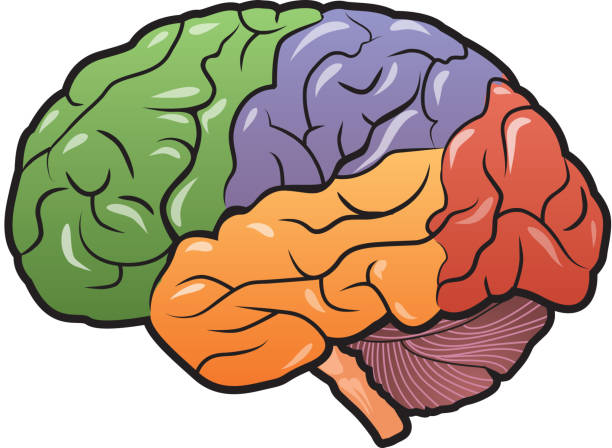
#> input picture Unidad 2 Visión Artificial con Python (OpenCV)/cerebro.jpg, 612 x 448 px, found by its file name
$ python Vision_u2_punto_5.py
#> lines starting #> are read from the running program, lines starting #| are printed output that depends on the picture; after the words box and inside, x2 and y2 are one past the last pixel; in counts of white or black regions, pixels touching at a corner belong together
import cv2
import numpy as np

imagen1 = cv2.imread(r'C:\Users\Yesenia\Documents\poo\IA\cerebro.jpg')
#> imagen1 is the input picture: shape (448, 612, 3); mean B, G, R 140, 162.3, 184.2
imagen1 = cv2.resize(imagen1, (400,300))
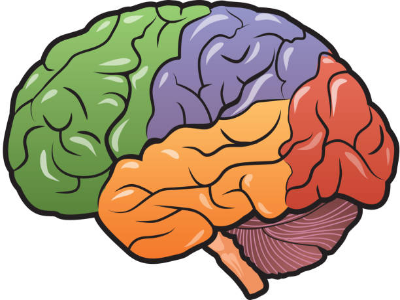
#> imagen1: shape (300, 400, 3); mean B, G, R 139.9, 162.3, 184.2
imagen = cv2.cvtColor(imagen1, cv2.COLOR_BGR2GRAY)
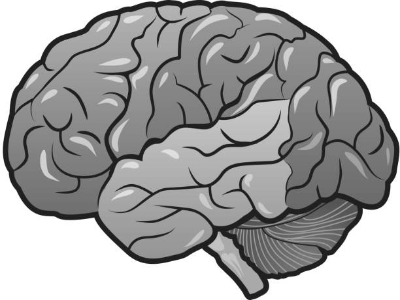
#> imagen: shape (300, 400); min 12, max 255, mean 166.3
_, binaria = cv2.threshold(imagen, 100, 255, cv2.THRESH_BINARY)
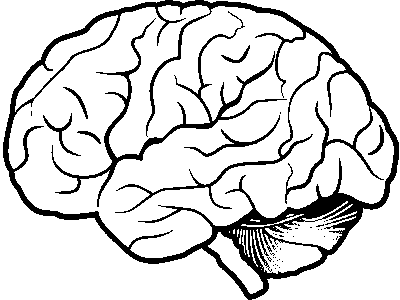
#> binaria: shape (300, 400); 85.3% white; 43 black regions (35 under 20 px)
contornos,_ = cv2.findContours(binaria, cv2.RETR_EXTERNAL,cv2.CHAIN_APPROX_SIMPLE)
#> contornos = 23 contours, 13 with area under 20; largest, box (x1, y1, x2, y2) and area: (8, 5, 394, 258) 61336, (0, 0, 248, 300) 20571, (204, 0, 400, 300) 14904, (15, 15, 118, 112) 1972, (265, 201, 357, 250) 1382
pic = cv2.drawContours(imagen, contornos, -1,(15,255,10),2)
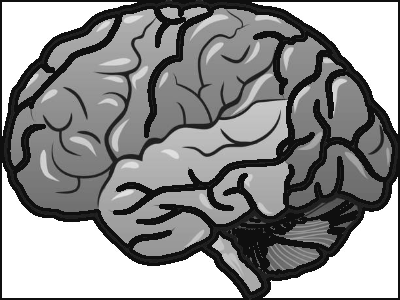
#> pic: shape (300, 400); min 15, max 255, mean 143.1

cv2.imshow("Original", imagen1)
cv2.imshow("Binaria", binaria)
cv2.imshow("Contornos", pic)

cv2.waitKey()
cv2.destroyAllWindows()
